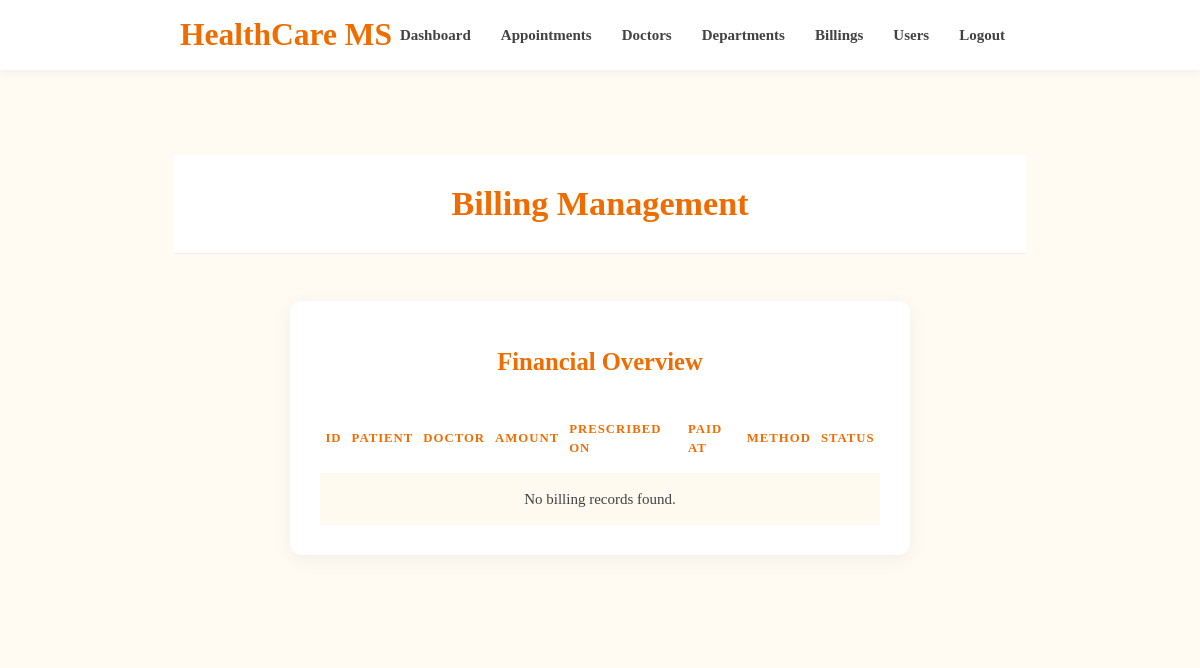
Page /admin/billing-list.php (signed in) on the earlier database version.
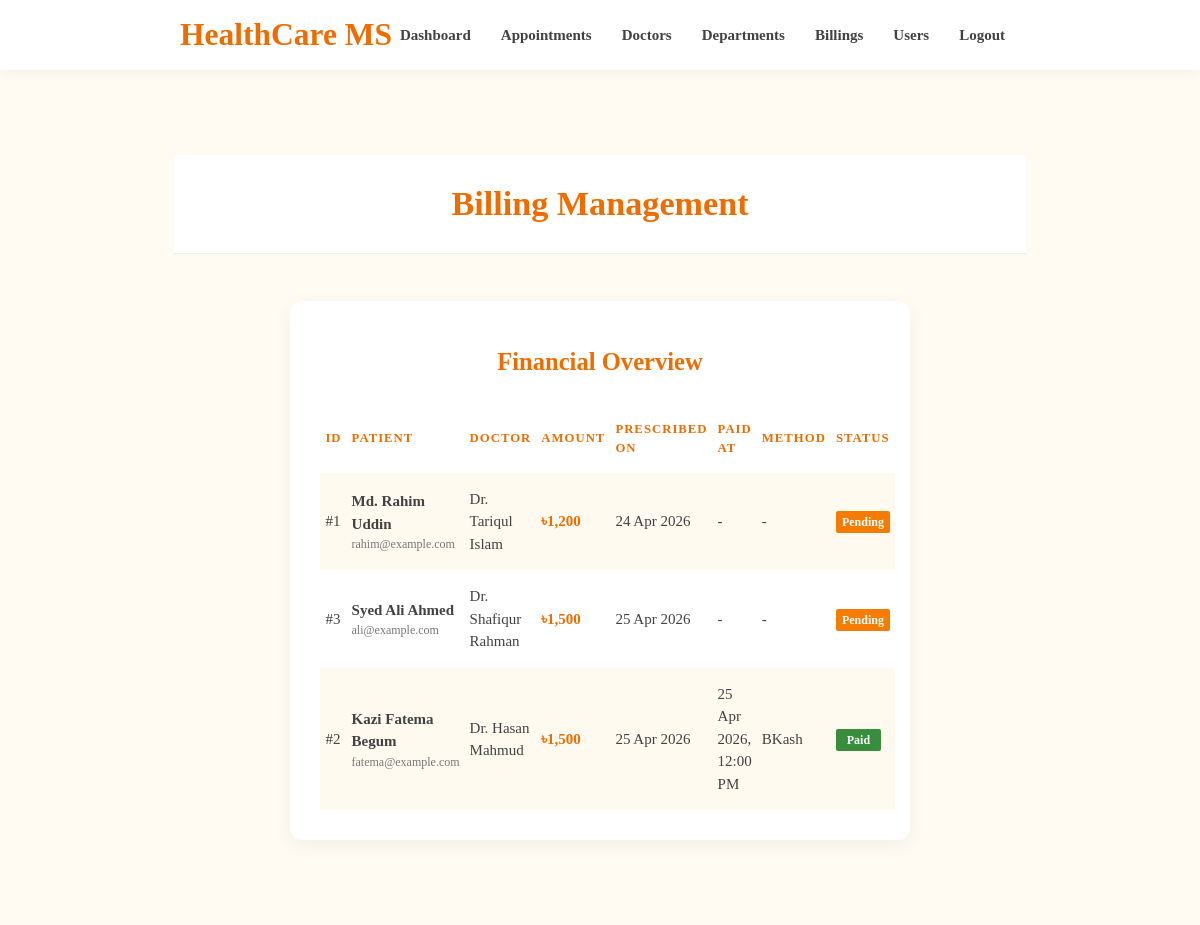
Same page on the later database version.
### tables this page shows
CREATE TABLE `billings` (
    `id` int(11) NOT NULL,
    `prescription_id` int(11) NOT NULL,
    `patient_email` varchar(100) NOT NULL,
    `amount` int(11) NOT NULL,
    `payment_method` varchar(50) DEFAULT NULL,
    `status` varchar(50) DEFAULT 'pending',
    `paid_at` datetime DEFAULT NULL
);

CREATE TABLE `users` (
    `id` int(11) NOT NULL,
    `name` varchar(50) DEFAULT NULL,
    `email` varchar(50) DEFAULT NULL,
    `password` varchar(100) DEFAULT NULL,
    `role` enum('patient','doctor') NOT NULL DEFAULT 'patient',
    `timestamp` varchar(100) DEFAULT NULL
);

CREATE TABLE `doctors` (
    `id` int(11) NOT NULL,
    `dept_id` int(10) NOT NULL,
    `name` varchar(50) NOT NULL,
    `email` varchar(50) NOT NULL,
    `image` varchar(250) NOT NULL,
    `specialization` varchar(250) NOT NULL,
    `fee` int(255) NOT NULL,
    `available_start` varchar(20) DEFAULT '09:00',
    `available_end` varchar(20) DEFAULT '17:00'
);

CREATE TABLE `prescriptions` (
    `id` int(11) NOT NULL,
    `doctor_id` int(11) NOT NULL,
    `patient_email` varchar(100) NOT NULL,
    `medications` varchar(500) NOT NULL,
    `instructions` varchar(1000) DEFAULT NULL,
    `created_at` datetime NOT NULL
);

### admin/billing-list.php (the view)
<?php require('layout/header.php'); ?>
<?php require('layout/topnav.php'); ?>
<?php require('layout/left-sidebar-short.php'); ?>
<?php require_once('../backends/connection-pdo.php'); ?>
<?php
$sql = "SELECT b.*, p.created_at as prescription_time, d.name as doctor_name, u.name as patient_name, u.id as patient_id
        FROM billings b
        JOIN prescriptions p ON b.prescription_id = p.id
        JOIN doctors d ON p.doctor_id = d.id
        JOIN users u ON b.patient_email = u.email
        ORDER BY b.id DESC";
$query = $pdoconn->prepare($sql);
$query->execute();
$billings = $query->fetchAll(PDO::FETCH_ASSOC);
?>
<div class="section admin-theme-bg center" style="margin-top: 20px;">
    <h4>Billing Management</h4>
</div>
<div class="container" style="margin-top: 40px; margin-bottom: 50px;">
    <div class="row">
        <div class="col s12">
            <div class="card">
                <div class="card-content">
                    <h5 class="admin-theme-text" style="margin-bottom: 30px; font-weight: 700;">Financial Overview</h5>
                    <table class="highlight responsive-table striped">
                        <thead>
                            <tr>
                                <th>ID</th>
                                <th>Patient</th>
                                <th>Doctor</th>
                                <th>Amount</th>
                                <th>Prescribed On</th>
                                <th>Paid At</th>
                                <th>Method</th>
                                <th>Status</th>
                            </tr>
                        </thead>
                        <tbody>
                            <?php if (count($billings) > 0): ?>
                                <?php foreach ($billings as $bill): ?>
                                    <tr>
                                        <td>#<?php echo htmlspecialchars($bill['patient_id']); ?></td>
                                        <td>
                                            <div style="font-weight: 600;"><?php echo htmlspecialchars($bill['patient_name']); ?></div>
                                            <div style="font-size: 0.8rem; color: #777;"><?php echo htmlspecialchars($bill['patient_email']); ?></div>
                                        </td>
                                        <td><?php echo htmlspecialchars($bill['doctor_name']); ?></td>
                                        <td style="font-weight: 700; color: #ef6c00;">৳<?php echo number_format($bill['amount']); ?></td>
                                        <td><?php echo date('d M Y', strtotime($bill['prescription_time'])); ?></td>
                                        <td><?php echo $bill['paid_at'] ? date('d M Y, h:i A', strtotime($bill['paid_at'])) : '-'; ?></td>
                                        <td><?php echo $bill['payment_method'] ? htmlspecialchars($bill['payment_method']) : '-'; ?></td>
                                        <td>
                                            <?php if ($bill['status'] == 'completed'): ?>
                                                <span class="new badge green darken-2" data-badge-caption="" style="font-weight: 600;">Paid</span>
                                            <?php else: ?>
                                                <span class="new badge orange darken-2" data-badge-caption="" style="font-weight: 600;">Pending</span>
                                            <?php endif; ?>
                                        </td>
                                    </tr>
                                <?php endforeach; ?>
                            <?php else: ?>
                                <tr>
                                    <td colspan="8" class="center">No billing records found.</td>
                                </tr>
                            <?php endif; ?>
                        </tbody>
                    </table>
                </div>
            </div>
        </div>
    </div>
</div>
<?php require('layout/footer.php'); ?>

### admin/layout/header.php (shortened to what this page needs)
<!DOCTYPE html>
<html lang="en">
<head>
    <link rel="stylesheet" href="../css/form-style.css">
    <link rel="stylesheet" href="https://cdnjs.cloudflare.com/ajax/libs/materialize/1.0.0/css/materialize.css">
    <link rel="stylesheet" href="../css/healthcare-theme.css">
</head>
<body>

### admin/layout/topnav.php (shortened to what this page needs)
<div class="col s12" id="topnav">
    <nav>
        <div class="nav-wrapper container">
            <a href="dashboard.php" class="brand-logo">HealthCare MS</a>
            <ul class="right hide-on-med-and-down">
                <li><a href="dashboard.php">Dashboard</a></li>
                <li><a href="appointment-list.php">Appointments</a></li>
                <li><a href="doctor-list.php">Doctors</a></li>
                <li><a href="department-list.php">Departments</a></li>
                <li><a href="billing-list.php">Billings</a></li>
                <li><a href="user-list.php">Users</a></li>
                <li><a href="logout.php" class="admin-theme-text" style="font-weight: bold;">Logout</a></li>
            </ul>
        </div>
    </nav>

### admin/layout/left-sidebar-short.php (shortened to what this page needs)
<div class="container">
    <div class="row maincontent">
        <div class="col s12 center">

### admin/layout/footer.php (shortened to what this page needs)
					</div>
				</div>
		</div>
			</div>
</body>
</html>

### css/form-style.css (style rules this page uses)
body { background: #ee6e73; font-family: "Roboto", sans-serif; -webkit-font-smoothing: antialiased; -moz-osx-font-smoothing: grayscale; }
.row { margin-bottom: 0 !important; }
.col { padding: 0 !important; }
.maincontent { margin-top: 45px; padding: 20px 5px; }

### css/healthcare-theme.css (style rules this page uses)
:root { --primary: #6b9080; --primary-dark: #4a6a5c; --primary-light: #8ca699; --bg-light: #f4f7f6; }
body { background-color: var(--bg-light); }
.brand-logo, .nav-wrapper a { color: var(--primary-dark) !important; }
.badge.new { background-color: var(--primary); }

### admin/layout/header.php (style rules this page uses)
:root { --admin-primary: #ef6c00; --admin-primary-light: #ff9800; --admin-accent: #ffcc80; --admin-bg: #fffbf2; --admin-card-bg: #ffffff; --admin-text: #424242; }
body { background-color: var(--admin-bg); color: var(--admin-text); font-family: 'Bree Serif', serif; }
.admin-theme-bg { background: var(--admin-primary) !important; }
.admin-theme-text { color: var(--admin-primary) !important; }
nav { background-color: white !important; box-shadow: 0 2px 10px rgba(0,0,0,0.05) !important; height: 70px; line-height: 70px; }
nav .nav-wrapper a { color: var(--admin-primary) !important; font-weight: 600; }
nav .nav-wrapper ul li a { color: var(--admin-text) !important; transition: 0.3s; }
.section.admin-theme-bg { background: white !important; color: var(--admin-primary) !important; padding: 30px 0 !important; border-bottom: 1px solid #eee; }
.section.admin-theme-bg h4 { margin: 0; font-weight: 700; color: var(--admin-primary); }
.card { border-radius: 12px; box-shadow: 0 5px 20px rgba(0,0,0,0.05); border: none; }
.card-content { padding: 30px !important; }
table.striped > tbody > tr:nth-child(odd) { background-color: #fffaf0; }
th { color: var(--admin-primary); text-transform: uppercase; font-size: 0.85rem; letter-spacing: 1px; }
#topnav { width: 100% !important; margin-left: 0 !important; }

Differences in the rows shown:
added billings: users.id "1", users.name "Md. Rahim Uddin", patient_email "rahim@example.com", doctors.name "Dr. Tariqul Islam", amount "1,200", prescription.created_at "24 Apr 2026", status "Pending"
added billings: users.id "3", users.name "Syed Ali Ahmed", patient_email "ali@example.com", doctors.name "Dr. Shafiqur Rahman", amount "1,500", prescription.created_at "25 Apr 2026", status "Pending"
added billings: users.id "2", users.name "Kazi Fatema Begum", patient_email "fatema@example.com", doctors.name "Dr. Hasan Mahmud", amount "1,500", prescription.created_at "25 Apr 2026", paid_at "25 Apr 2026, 12:00 PM", payment_method "BKash", status "Paid"
Other differences:
text no longer shown: "No billing records found."
